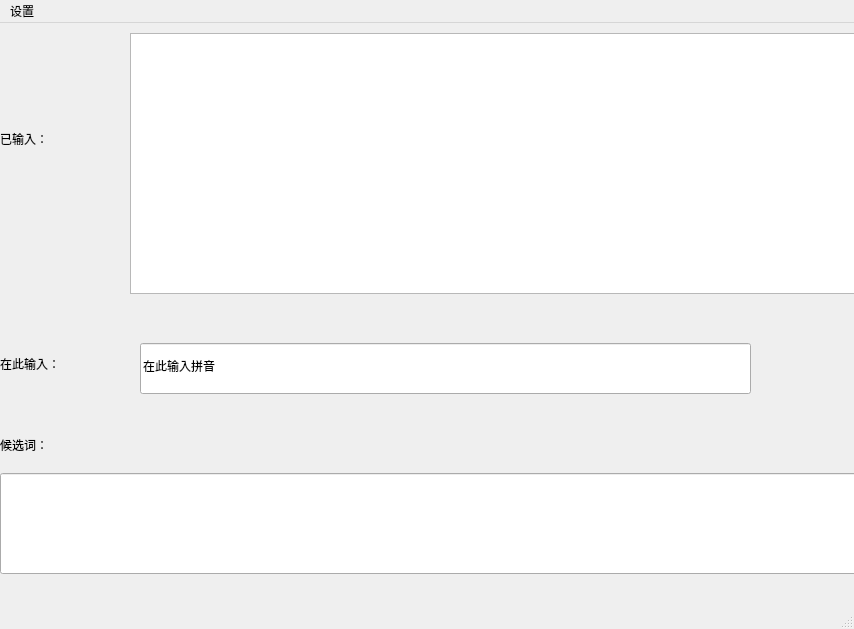
<?xml version="1.0" encoding="UTF-8"?>
<ui version="4.0">
 <class>MainWindow</class>
 <widget class="QMainWindow" name="MainWindow">
  <property name="geometry">
   <rect>
    <x>0</x>
    <y>0</y>
    <width>854</width>
    <height>629</height>
   </rect>
  </property>
  <property name="focusPolicy">
   <enum>Qt::StrongFocus</enum>
  </property>
  <property name="windowTitle">
   <string>银河系航洋输入法 by ZYH</string>
  </property>
  <widget class="QWidget" name="centralwidget">
   <widget class="QLineEdit" name="InputBox">
    <property name="geometry">
     <rect>
      <x>140</x>
      <y>320</y>
      <width>611</width>
      <height>51</height>
     </rect>
    </property>
    <property name="text">
     <string>在此输入拼音</string>
    </property>
   </widget>
   <widget class="QPlainTextEdit" name="Result">
    <property name="geometry">
     <rect>
      <x>130</x>
      <y>10</y>
      <width>1491</width>
      <height>261</height>
     </rect>
    </property>
   </widget>
   <widget class="QLineEdit" name="candidate">
    <property name="geometry">
     <rect>
      <x>0</x>
      <y>450</y>
      <width>1631</width>
      <height>101</height>
     </rect>
    </property>
   </widget>
   <widget class="QLabel" name="label">
    <property name="geometry">
     <rect>
      <x>0</x>
      <y>70</y>
      <width>141</width>
      <height>91</height>
     </rect>
    </property>
    <property name="text">
     <string>已输入：</string>
    </property>
   </widget>
   <widget class="QLabel" name="label_2">
    <property name="geometry">
     <rect>
      <x>0</x>
      <y>320</y>
      <width>131</width>
      <height>41</height>
     </rect>
    </property>
    <property name="text">
     <string>在此输入：</string>
    </property>
   </widget>
   <widget class="QLabel" name="label_3">
    <property name="geometry">
     <rect>
      <x>0</x>
      <y>410</y>
      <width>108</width>
      <height>24</height>
     </rect>
    </property>
    <property name="text">
     <string>候选词：</string>
    </property>
   </widget>
  </widget>
  <widget class="QMenuBar" name="menubar">
   <property name="geometry">
    <rect>
     <x>0</x>
     <y>0</y>
     <width>854</width>
     <height>30</height>
    </rect>
   </property>
   <widget class="QMenu" name="menu">
    <property name="title">
     <string>设置</string>
    </property>
    <addaction name="actiontrain"/>
    <addaction name="actionload"/>
    <addaction name="actionabout"/>
   </widget>
   <addaction name="menu"/>
  </widget>
  <widget class="QStatusBar" name="statusbar"/>
  <action name="actiontrain">
   <property name="text">
    <string>训练</string>
   </property>
  </action>
  <action name="actionabout">
   <property name="text">
    <string>关于</string>
   </property>
  </action>
  <action name="actionload">
   <property name="text">
    <string>载入</string>
   </property>
  </action>
 </widget>
 <resources/>
 <connections>
  <connection>
   <sender>InputBox</sender>
   <signal>returnPressed()</signal>
   <receiver>MainWindow</receiver>
   <slot>mysetfocus()</slot>
   <hints>
    <hint type="sourcelabel">
     <x>448</x>
     <y>400</y>
    </hint>
    <hint type="destinationlabel">
     <x>802</x>
     <y>452</y>
    </hint>
   </hints>
  </connection>
 </connections>
 <slots>
  <slot>mysetfocus()</slot>
 </slots>
</ui>
